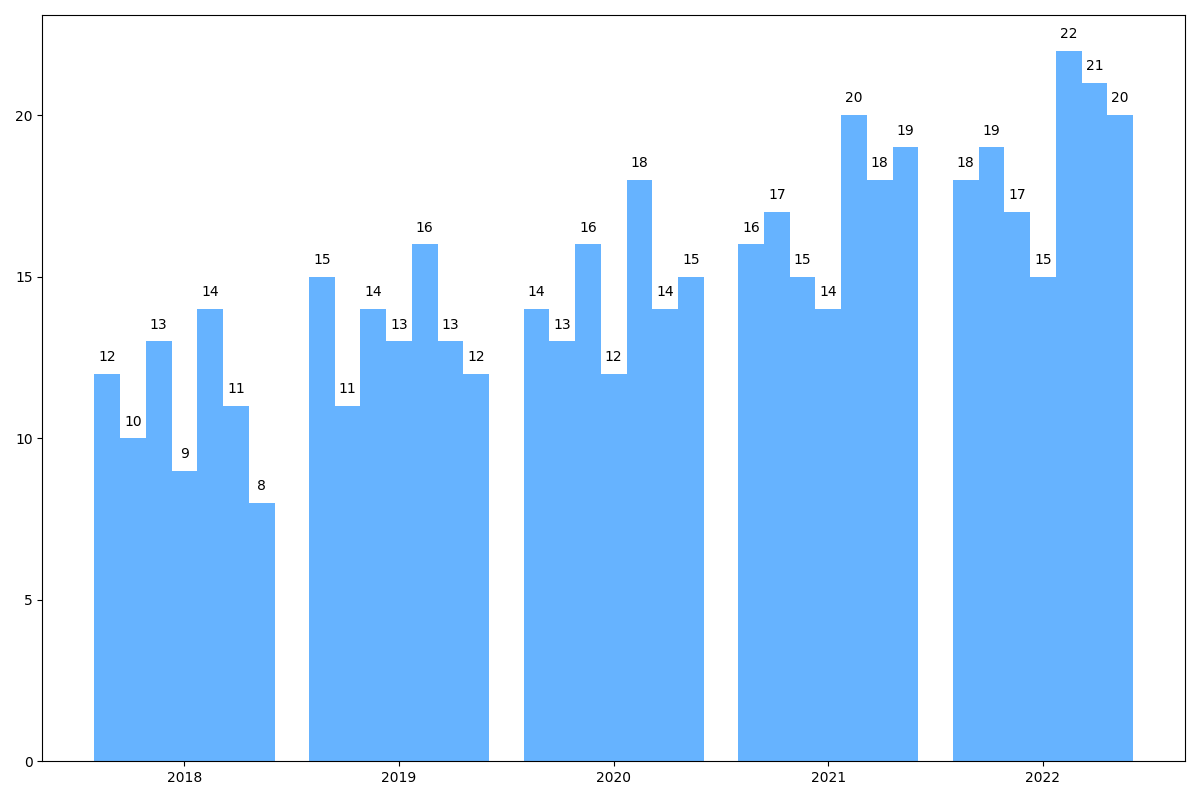

The Python source for this figure:
import matplotlib.pyplot as plt
import numpy as np

regions = ['Avalon', 'Mystica', 'Faerun', 'Narnia', 'Wonderland', 'Elvandar', 'Middle Earth']
years = [2018, 2019, 2020, 2021, 2022]

production_data = np.array([
    [12, 15, 14, 16, 18],
    [10, 11, 13, 17, 19],
    [13, 14, 16, 15, 17],
    [9, 13, 12, 14, 15],
    [14, 16, 18, 20, 22],
    [11, 13, 14, 18, 21],
    [8, 12, 15, 19, 20]
])

bar_width = 0.12
x = np.arange(len(years))

fig, ax = plt.subplots(figsize=(12, 8))

single_color = '#66b3ff'  # Consistent single color for all groups

for i, region in enumerate(regions):
    ax.bar(x + i * bar_width, production_data[i], width=bar_width, color=single_color)

ax.set_xticks(x + bar_width * 3)
ax.set_xticklabels(years)

for i in range(len(regions)):
    for j in range(len(years)):
        ax.text(x[j] + i * bar_width, production_data[i, j] + 0.3, str(production_data[i, j]), ha='center', va='bottom', fontsize=10)

plt.tight_layout()
plt.show()
